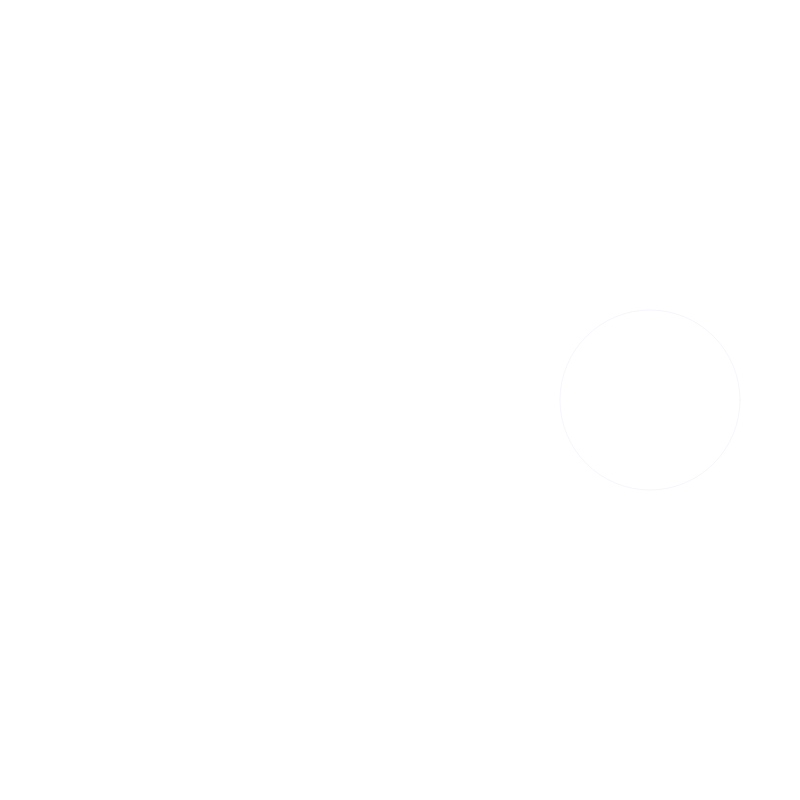
Frame 1 (no input)
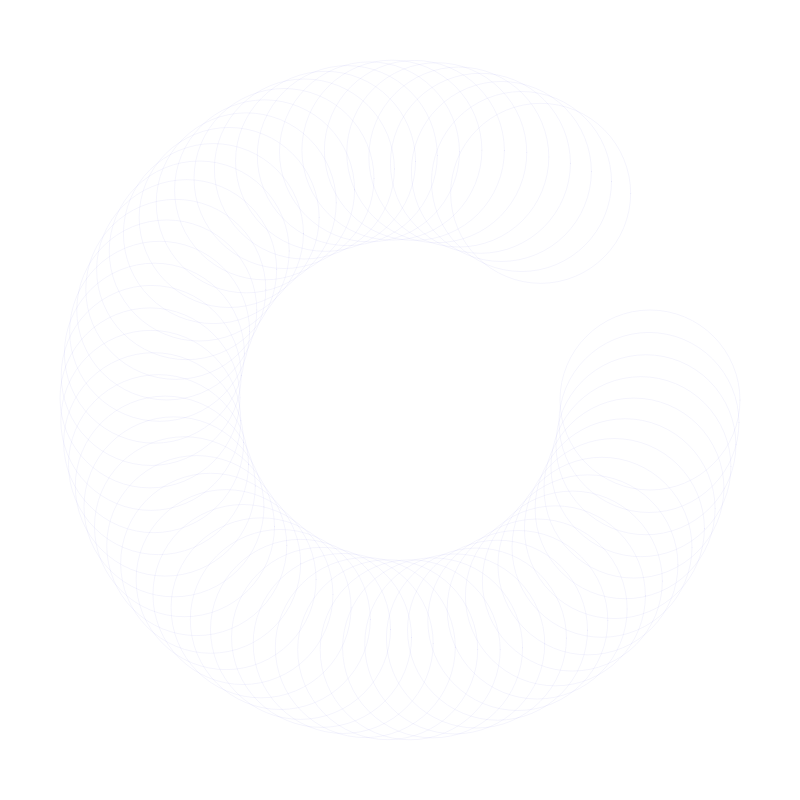
Frame 60 (no input)
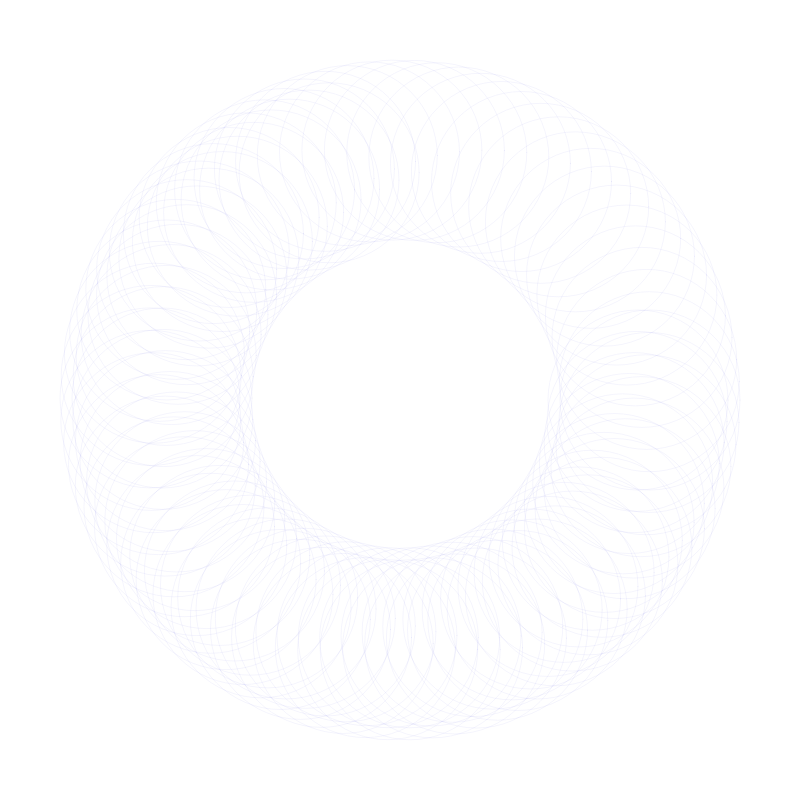
Frame 120 (the mouse pressed at the canvas centre since frame 60)

The p5.js sketch that drew these frames (run headless with seeded random() and noise() and a simulated clock; from frame 60 on, the mouse is pressed at the canvas centre):

// p5.js sketch
// ── sketch.js
var angle;
var rayon;


function setup() {
  createCanvas(800, 800);
  angle = 0;
  rayon = 250;
  noFill();
  strokeWeight(0.6);
}

function draw() {
  translate(width / 2, height / 2);

  var x = rayon * cos(angle);
  var y = rayon * sin(angle);
  stroke(30, 0, 200, 20);
  ellipse(x, y, 180,180);
  
  angle += 0.09;
  if(angle > TWO_PI){
    angle = 0;
    rayon -= 12;
  }
  

}
